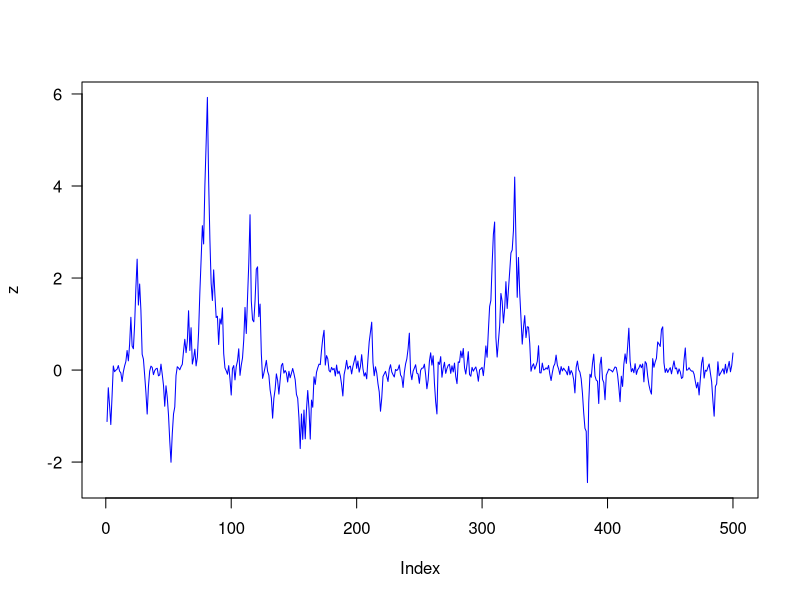
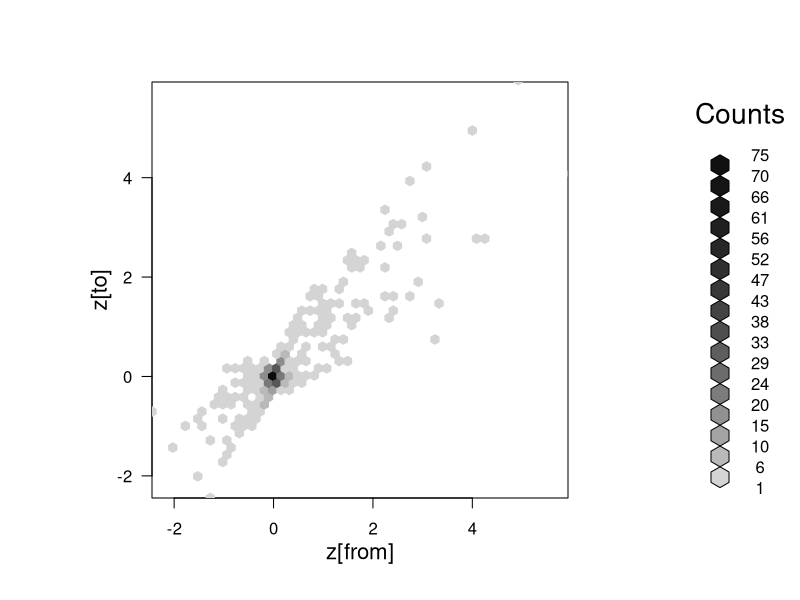
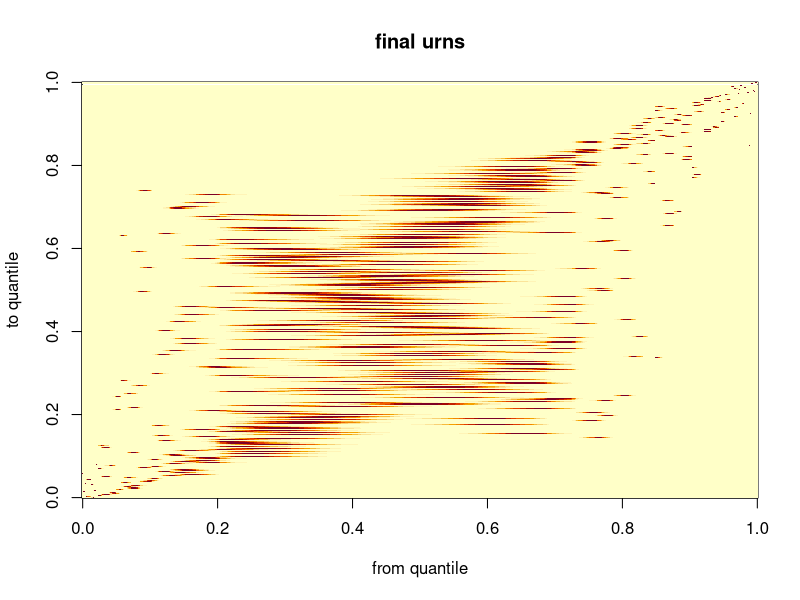
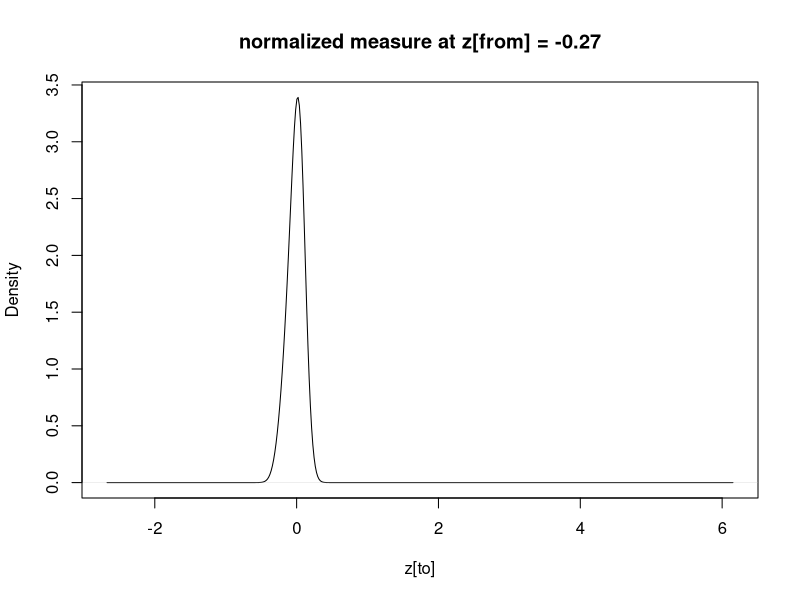
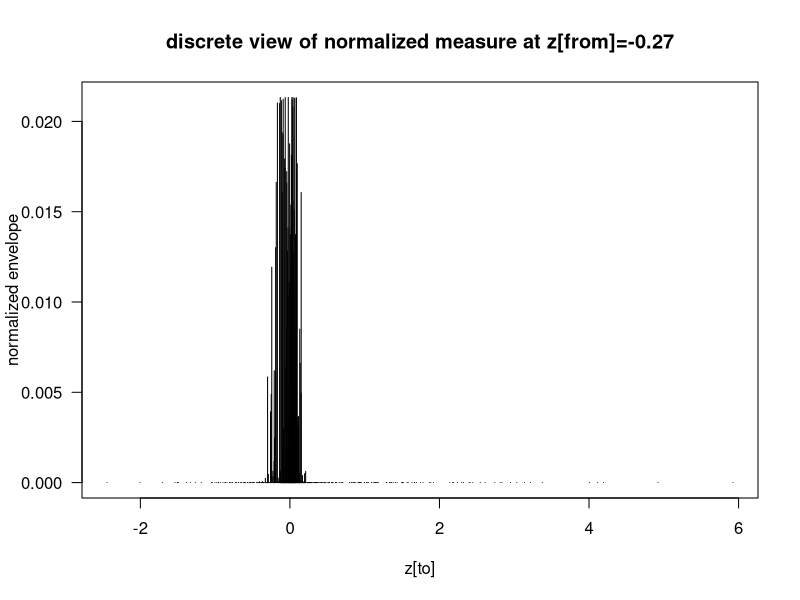
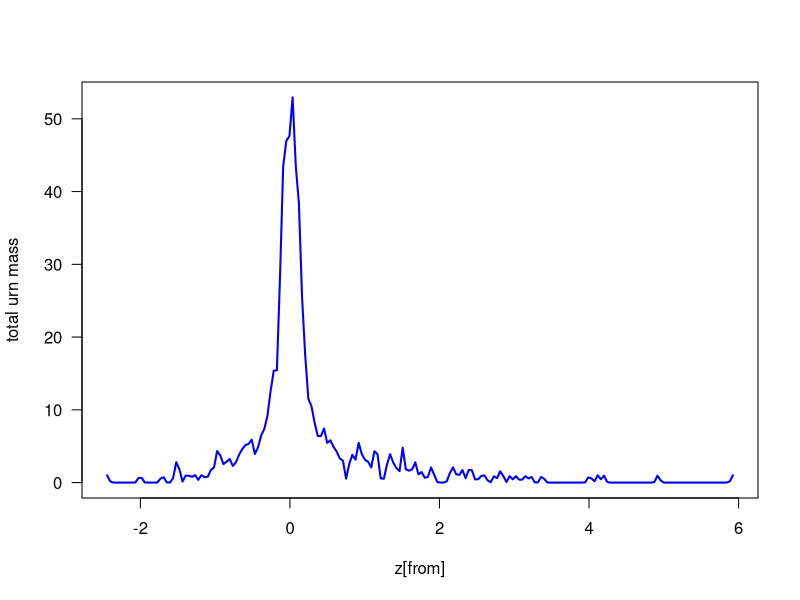

Source code (R) for these figures, in order: (Note: a time limit stopped this script after it produced the figures.)


# a synthetic autoregressive example, but with goofy bimodal conditionals

set.seed(312345126)

rbimod <- function(mu, delta=2, sig=(1/4), phi=.95 )
 {
   # make a biomodal draw centered at mu
   sgn <- sample( c(-delta,delta), size=1, prob=c(1/2,1/2) ) 
   x <- phi*mu + sig*(rnorm(1)+sgn)*sqrt(abs(mu))
   x
 }

n <- 500
z <- numeric(n)
z[1] <- rnorm(1)
for( i in 2:n){ z[i] <- rbimod(z[i-1]) }





x <- z ## don't show, but match paper notation
B <- n
y <- x[2:B] - x[1:(B-1)] ## the deviations


x.from <- x[1:(B-1)]
x.to <- x[2:B]



plot(x, ylab="z", type="l",  col="blue", las=1)






library(hexbin)
h <- hexbin( cbind(x.from, x.to), xbins=50, xlab="z[from]", ylab="z[to]" )
plot(h)




# reordered by response level
oo <- order(x.from)
x.from.o <- x.from[oo]
x.to.o <- x.to[oo]

tau <- 1/1000
env <- outer(x.from.o,x.from.o,function(u,v){ exp( -(1/tau)*(u-v)^2 ) } )


# Now we realign to x.to2

oo2 <- order( x.to.o )
x.to.o2 <- x.to.o[oo2] ## sorted x.to's

env2 <- env[,oo2]


## one case
w <- env2[200,]/sum( env2[200,] )
k200 <- density( x.to.o2, weights=w )

image( sqrt(env2), xlab="from quantile", ylab="to quantile", main="final urns" )


## show how k200, for example, approximates the generative kernel at that x.from position...

## one case
w <- env2[200,]/sum( env2[200,] )
k200 <- density( x.to.o2, weights=w ) 
plot(k200,main="normalized measure at z[from] = -0.27", xlab="z[to]")


plot( x.to.o2, w, type="h", xlab="z[to]", main="discrete view of normalized measure at z[from]=-0.27" ,ylab="normalized envelope", las=1 )



zgrid <- seq( min(x), max(x), length=200 )
alpha <- zgrid
for( j in 1:length(zgrid) )
 {
   alpha[j] <-  sum( exp( -(1/tau)*(zgrid[j]-x.from)^2 )  ) 
 }
plot( zgrid, alpha, type="l", lwd=2, col="blue", las=1 , xlab="z[from]", ylab="total urn mass" )


# generate a weight vector for each 


## simplest parameter is correlation
#
# E[  (Z_i-mu) * (Z_{i-1}-mu ) ]
# = E[  (Z_{i-1}-mu) E( (Z_i-mu) | Z_{i-1} ) ] 
# = \sum_{z_{from}} pi_{z_from} ( z_from - mu ) \sum_{z_to} 
# 	w_{z.from, z.to} (z_to - mu)


## compute correlation (and other features of kernel)


nsim <- 100
rho <- numeric(nsim)
mu <- rho; vv <- rho
for( isim in 1:nsim )
 {
  W <- matrix(NA,n-1,n-1)
  # transition matrix
  for( i in 1:(n-1) ){ W[i,] <- rgamma( n-1, shape=env2[i,] ) }
  W <- W/rowSums(W)
  # power method to get stationary dist
  m <- 20
  A <- W
  for( i in 1:m ){ A <- A %*% W }
  pi <- A[1,]  ## or any row
  mu[isim] <- sum( pi*x.to.o2 )
  cmeans <- W %*% x.to.o2
  vv[isim] <- sum( pi*(x.to.o2-mu[isim] )^2  )
  rho[isim] <- sum( pi*(x.to.o2-mu[isim])*(cmeans-mu[isim]) )/vv[isim]
  print(isim)
 }
